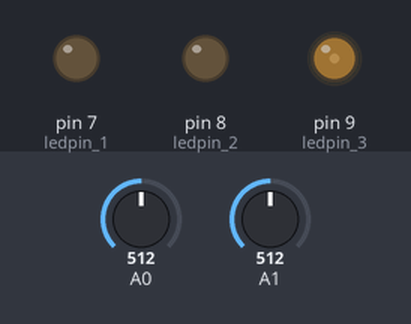
The sketch below on a simulated Arduino Uno, built with avr-gcc and run on an emulated ATmega328P. On the bench: output pins drawn as LEDs (lit = HIGH). The test bench sets the inputs (shaded band); at power-on: A0 = 512, A1 = 512.

Above: at 0.47 s.
At 1.2 s:
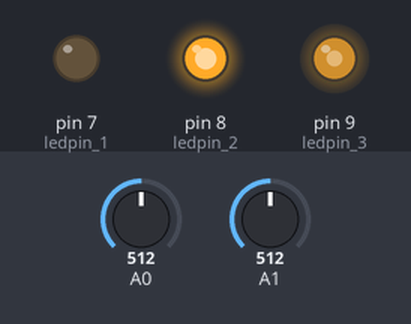
1.3 s: A0 set to 716
At 1.3 s:
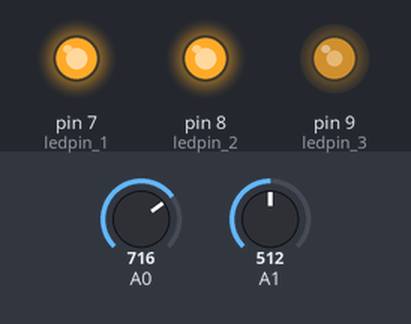
Timing chart, 0 to 4.3 s (numbered marks = the images above; inputs shaded):
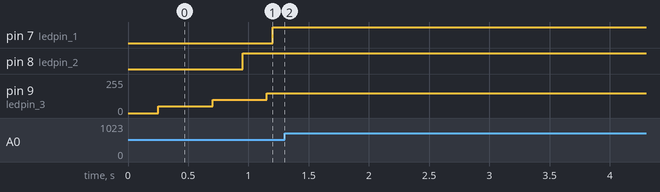

Measured:
- after the input at 1.3 s, pin 7 (ledpin_1), pin 8 (ledpin_2): stops changing and stays HIGH; pin 9 (ledpin_3): stops changing and stays 150/255

The sketch:

3C_djostik_21.ino
```cpp
int ledpin_1 = 7, ledpin_2 = 8, ledpin_3 = 9, cnt = 0;
int arr[3][2] = {
  {7, 0},
  {8, 0},
  {9, 0},
};
int arr_output[3] = {ledpin_1, ledpin_2, ledpin_3};

void setup() {
  Serial.begin(9600);
  for (int i = 0; i < 3; i++) {
    pinMode(arr_output[i], OUTPUT);
  }
  pinMode(A0, INPUT), pinMode(A1, INPUT);
}
void loop() {
  int x = analogRead(A0), y = analogRead(A1);

  if (x >= 0 && x <= 1023 && y == 512) {
    cnt++;
    if (cnt == 3) {
      cnt = 0;
    }
  }
  if (y >= 0 && y <= 1023 && x == 512) {
    if (cnt == 0) {
      arr[0][1] += 50;
      if (arr[0][1] == 250) {
        arr[0][1] = 0;
      }
    } else if (cnt == 1) {
        arr[1][1] += 50;
        if (arr[1][1] == 250) {
          arr[1][1] = 0;
        }
    } else if (cnt == 2) {
        arr[2][1] += 50;
        if (arr[2][1] == 250) {
          arr[2][1] = 0;
        }
    }
  }

  analogWrite(arr_output[0], arr[0][1]), delay(50);
  analogWrite(arr_output[1], arr[1][1]), delay(50);
  analogWrite(arr_output[2], arr[2][1]), delay(50);
}
```
